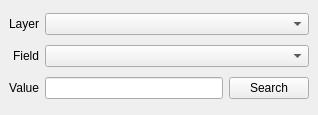
<?xml version="1.0" encoding="UTF-8"?>
<ui version="4.0">
 <class>AttributeSelectorDockWidgetBase</class>
 <widget class="QDockWidget" name="AttributeSelectorDockWidgetBase">
  <property name="geometry">
   <rect>
    <x>0</x>
    <y>0</y>
    <width>318</width>
    <height>115</height>
   </rect>
  </property>
  <property name="windowTitle">
   <string>AttributeSelector</string>
  </property>
  <widget class="QWidget" name="dockWidgetContents">
   <layout class="QGridLayout" name="gridLayout">
    <item row="0" column="0">
     <widget class="QLabel" name="labelLayer">
      <property name="layoutDirection">
       <enum>Qt::LeftToRight</enum>
      </property>
      <property name="text">
       <string>Layer</string>
      </property>
      <property name="alignment">
       <set>Qt::AlignRight|Qt::AlignTrailing|Qt::AlignVCenter</set>
      </property>
     </widget>
    </item>
    <item row="1" column="0">
     <widget class="QLabel" name="labelField">
      <property name="text">
       <string>Field</string>
      </property>
      <property name="alignment">
       <set>Qt::AlignRight|Qt::AlignTrailing|Qt::AlignVCenter</set>
      </property>
     </widget>
    </item>
    <item row="2" column="0">
     <widget class="QLabel" name="labelValue">
      <property name="text">
       <string>Value</string>
      </property>
      <property name="alignment">
       <set>Qt::AlignRight|Qt::AlignTrailing|Qt::AlignVCenter</set>
      </property>
     </widget>
    </item>
    <item row="2" column="1">
     <widget class="QLineEdit" name="lineEditValue"/>
    </item>
    <item row="2" column="2">
     <widget class="QPushButton" name="pushButtonSearch">
      <property name="text">
       <string>Search</string>
      </property>
     </widget>
    </item>
    <item row="1" column="1" colspan="2">
     <widget class="QgsFieldComboBox" name="comboBoxField"/>
    </item>
    <item row="0" column="1" colspan="2">
     <widget class="QgsMapLayerComboBox" name="comboBoxLayer"/>
    </item>
   </layout>
  </widget>
 </widget>
 <customwidgets>
  <customwidget>
   <class>QgsMapLayerComboBox</class>
   <extends>QComboBox</extends>
   <header location="global">qgis/gui</header>
  </customwidget>
  <customwidget>
   <class>QgsFieldComboBox</class>
   <extends>QComboBox</extends>
   <header location="global">qgis/gui</header>
  </customwidget>
 </customwidgets>
 <resources/>
 <connections>
  <connection>
   <sender>lineEditValue</sender>
   <signal>returnPressed()</signal>
   <receiver>pushButtonSearch</receiver>
   <slot>click()</slot>
   <hints>
    <hint type="sourcelabel">
     <x>186</x>
     <y>197</y>
    </hint>
    <hint type="destinationlabel">
     <x>283</x>
     <y>198</y>
    </hint>
   </hints>
  </connection>
 </connections>
</ui>
